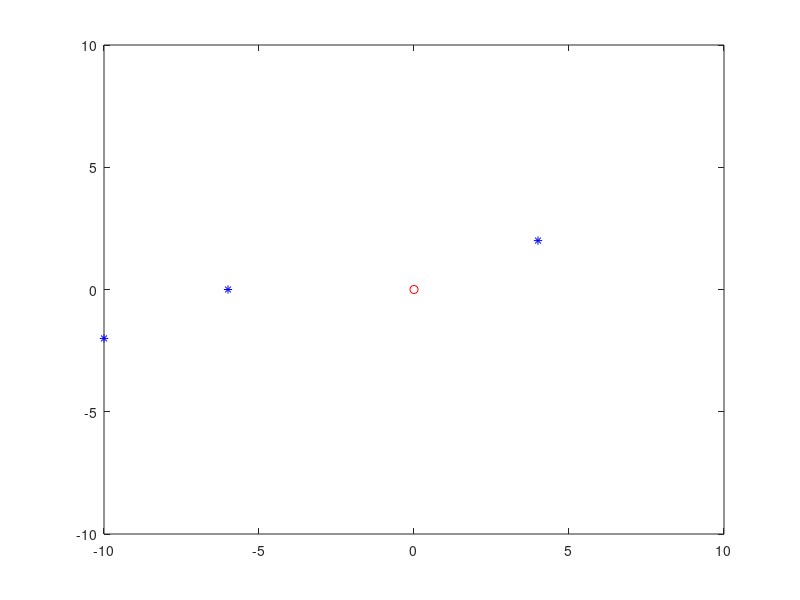

MATLAB code to generate this figure: (Note: this script raises an error after producing the figure.)
%  VARIABLES

l=10; % mitad del espacio
p=2; % valor del numero de salto
n=3; % filas / numero de particulas
d=2; % columnas / dimension
archivo="datos.txt"; % nombre del archivo donde se guardan las distancias
tiempos=10; %numero de tiempo corriendo la simulacion




%  Numero de valores permitidos a traves
%  del espacio:
k=((2*l)/p)+1;

%  Se define una matriz 'coordenadasE'
%  que reune las coordenadas de cada particulas.
%  Una por cada fila.
%  Las particulas se generan aleatoreamente
%  en funcion de la cantidad de
%  valores permitidos.
coordenadasE=round(unifrnd(1,k,n,d));
% OTRA OPCION que genera numeros enteros:
% coordenadasE=randi([1 k],n,d);

% Se grafica la primera posicion de las particulas
coordenadasL = ((coordenadasE-1)*p)-l;
figure(1)
plot(coordenadasL(:,1),coordenadasL(:,2),'b*')
axis([-l l -l l])
hold on
plot([0],[0],'ro')
hold off
% comando para graficar paso por paso
vh = get(gca,'children');

pause()
% Empieza ciclo de tiempo
for t=1:tiempos

% Se generan movimientos aleatorios
% un paso a la vez, una unidad de
% movimiento a la vez, una coordenada
% a la vez con la funcion 'movimientoRND'.
coordenadasE = movimientoRND(coordenadasE,k,n,d);

% Se transforman las coordenadas
% del espacio de los enteros
% al espacio de las 'l'.
coordenadasL = ((coordenadasE-1)*p)-l;

% comando para graficar paso por paso
set(vh, 'xdata',coordenadasL(:,1), 'ydata',coordenadasL(:,2));
hold on
plot([0],[0],'ro')
hold off

% si no hay nada dentro del parentesis
% de pause
% se tiene que presionar enter en la
% consola para que el movimiento suceda
% ctr c para detener el programa
pause(0.2);



% Se guradan SOLAMENTE imagenes en 2D
%plot(coordenadasL(:,1),coordenadasL(:,2),'*','markersize', 13);
%axis([-l l -l l])
%xlim([-l,l]);
%ylim([-l,l]);
%saveas(gcf,strcat('figura',num2str(t),'.png'));

% Termina ciclo de tiempo
endfor







%{



 % ####################################
 % ####################################
 % FUNCION CALCULAR DISTANCIAS


%  Se calcula la distancia al origen
%  y se guardan los valores
%  en 'distancias'.
for i=1:n
  distancias(i,1)=sqrt(sum((particulasL(i,:).^2)));
endfor

% Se genera un histograma con los
% datos de las distancias.
hist(distancias)

%  Se genera un archivo de texto
%  guardando las distancias
fid=fopen(archivo,"w");
fprintf(fid,'%2.5f\n',distancias);
fclose(fid);


% FUNCION CALCULAR DISTANCIAS
% ####################################
% ####################################

%}
